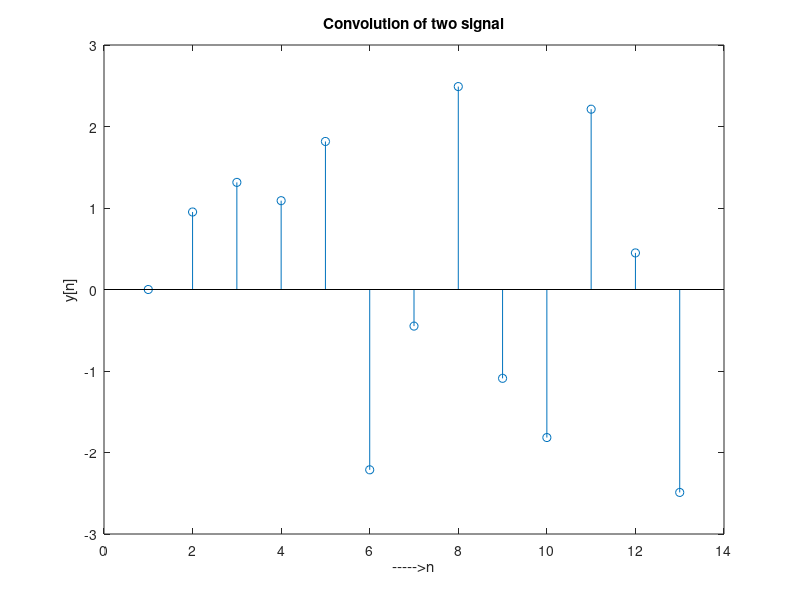

MATLAB code to generate this figure:

clc
clear all

t=0:0.01:1;
x=sin(2*pi*30*t);
h=[1 2 3 4]
N1 = 10;
N2 = length(h);
X = [x, zeros(1, N2)] %padding of N2 zeros to x
H = [h, zeros(1, N1)] %padding of N1 zeros to h
for i = 1:N1+N2-1
    y(i) = 0;
    for j = 1:i
            y(i) = y(i) + X(j) * H(i-j+1);
        
    end
end
yy=conv(x,h);
yy
y
t=0:1:10;
stem(y);
xlabel('----->n');
ylabel('y[n]');
title('Convolution of two signal');